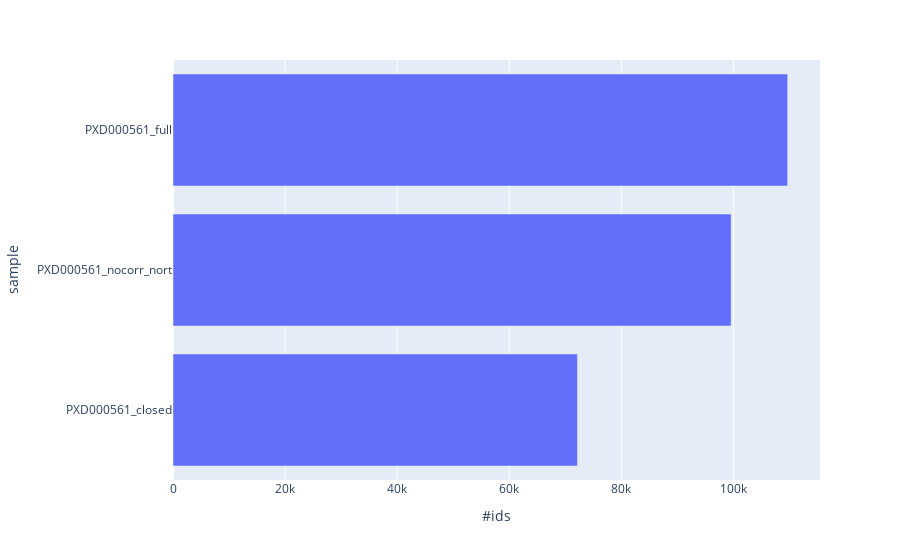

Source (notebook cell):
### Code cell
tmp = ionbot.drop_duplicates(["sample","matched_peptide","modifications"],keep="first")
tmp = tmp["sample"].value_counts().reset_index(level=0)
tmp.columns = ["sample","#ids"]
fig = px.bar(tmp, y='sample', x='#ids', orientation='h')
fig.update_layout(yaxis={'categoryorder':'total ascending'})
fig.show()

### Figure 1 — Plotly figure (JSON) as saved in the notebook; plotly's stock layout.template omitted (floating-point values rounded to 4 significant figures)
{"data": [{"alignmentgroup": "True", "hovertemplate": "#ids=%{x}<br>sample=%{y}<extra></extra>", "legendgroup": "", "marker": {"color": "#636efa"}, "name": "", "offsetgroup": "", "orientation": "h", "showlegend": false, "textposition": "auto", "type": "bar", "x": [109687, 99600, 72178], "xaxis": "x", "y": ["PXD000561_full", "PXD000561_nocorr_nort", "PXD000561_closed"], "yaxis": "y"}], "layout": {"barmode": "relative", "legend": {"tracegroupgap": 0}, "margin": {"t": 60}, "xaxis": {"anchor": "y", "domain": [0, 1], "title": {"text": "#ids"}}, "yaxis": {"anchor": "x", "categoryorder": "total ascending", "domain": [0, 1], "title": {"text": "sample"}}}}
